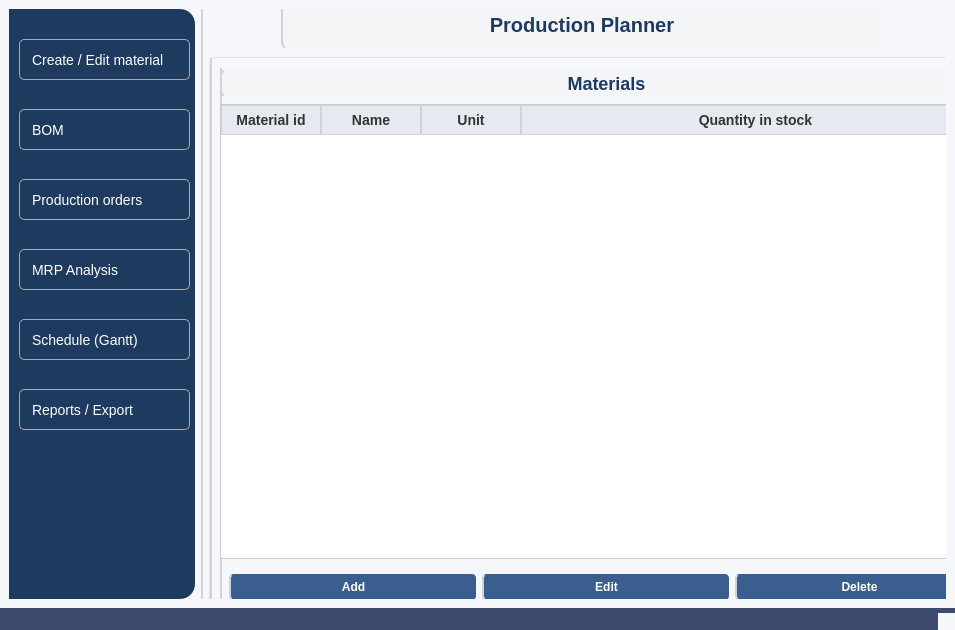
<?xml version="1.0" encoding="UTF-8"?>
<ui version="4.0">
    <class>MainWindow</class>
    <widget class="QMainWindow" name="MainWindow">
        <property name="geometry">
            <rect>
                <x>0</x>
                <y>0</y>
                <width>955</width>
                <height>630</height>
            </rect>
        </property>
        <property name="windowTitle">
            <string>MainWindow</string>
        </property>
        <property name="styleSheet">
            <string notr="true">background-color: #F6F7FB;</string>
        </property>
        <widget class="QWidget" name="centralwidget">
            <layout class="QHBoxLayout" name="horizontalLayout" stretch="1,4">
                <item>
                    <layout class="QHBoxLayout" name="sidebar">
                        <item>
                            <widget class="QWidget" name="sidebarWidget" native="true">
                                <property name="minimumSize">
                                    <size>
                                        <width>180</width>
                                        <height>0</height>
                                    </size>
                                </property>
                                <property name="maximumSize">
                                    <size>
                                        <width>200</width>
                                        <height>16777215</height>
                                    </size>
                                </property>
                                <property name="styleSheet">
                                    <string notr="true">QWidget#sidebarWidget {
                                        background-color: #1E3A5F;
                                        border-top-right-radius: 15px;
                                        border-bottom-right-radius: 15px;
                                        }

                                        QWidget#sidebarWidget QPushButton {
                                        color: white;
                                        background-color: transparent;
                                        border: 1px solid #AAAAAA;
                                        border-radius: 5px;
                                        text-align: left;
                                        padding: 8px 12px;
                                        font-size: 14px;
                                        }

                                        QWidget#sidebarWidget QPushButton:hover {
                                        background-color: #3A6EA5;
                                        border-color: #888888;
                                        }

                                        QWidget#sidebarWidget QPushButton:pressed,
                                        QWidget#sidebarWidget QPushButton:checked {
                                        background-color: #2E5C9A;
                                        border-color: #666666;
                                        }</string>
                                </property>
                                <widget class="QPushButton" name="btn_material_mannager">
                                    <property name="geometry">
                                        <rect>
                                            <x>10</x>
                                            <y>30</y>
                                            <width>171</width>
                                            <height>41</height>
                                        </rect>
                                    </property>
                                    <property name="text">
                                        <string>Create / Edit material</string>
                                    </property>
                                </widget>
                                <widget class="QPushButton" name="btn_bom">
                                    <property name="geometry">
                                        <rect>
                                            <x>10</x>
                                            <y>100</y>
                                            <width>171</width>
                                            <height>41</height>
                                        </rect>
                                    </property>
                                    <property name="text">
                                        <string>BOM</string>
                                    </property>
                                    <property name="checkable">
                                        <bool>true</bool>
                                    </property>
                                </widget>
                                <widget class="QPushButton" name="btn_production_orders">
                                    <property name="geometry">
                                        <rect>
                                            <x>10</x>
                                            <y>170</y>
                                            <width>171</width>
                                            <height>41</height>
                                        </rect>
                                    </property>
                                    <property name="styleSheet">
                                        <string notr="true" />
                                    </property>
                                    <property name="text">
                                        <string>Production orders</string>
                                    </property>
                                    <property name="checkable">
                                        <bool>true</bool>
                                    </property>
                                </widget>
                                <widget class="QPushButton" name="btn_mrp_analysis">
                                    <property name="geometry">
                                        <rect>
                                            <x>10</x>
                                            <y>240</y>
                                            <width>171</width>
                                            <height>41</height>
                                        </rect>
                                    </property>
                                    <property name="text">
                                        <string>MRP Analysis</string>
                                    </property>
                                    <property name="checkable">
                                        <bool>true</bool>
                                    </property>
                                </widget>
                                <widget class="QPushButton" name="btn_schedule_gantt">
                                    <property name="geometry">
                                        <rect>
                                            <x>10</x>
                                            <y>310</y>
                                            <width>171</width>
                                            <height>41</height>
                                        </rect>
                                    </property>
                                    <property name="text">
                                        <string>Schedule (Gantt)</string>
                                    </property>
                                    <property name="checkable">
                                        <bool>true</bool>
                                    </property>
                                </widget>
                                <widget class="QPushButton" name="btn_reports_export">
                                    <property name="geometry">
                                        <rect>
                                            <x>10</x>
                                            <y>380</y>
                                            <width>171</width>
                                            <height>41</height>
                                        </rect>
                                    </property>
                                    <property name="text">
                                        <string>Reports / Export</string>
                                    </property>
                                    <property name="checkable">
                                        <bool>true</bool>
                                    </property>
                                </widget>
                            </widget>
                        </item>
                    </layout>
                </item>
                <item>
                    <layout class="QHBoxLayout" name="mainArea">
                        <item>
                            <widget class="QWidget" name="mainAreaWidget" native="true">
                                <property name="styleSheet">
                                    <string notr="true">background-color: #F6F7FB;
                                        border-left: 2px solid #D0D3DA;</string>
                                </property>
                                <widget class="QStackedWidget" name="stackedWidget">
                                    <property name="geometry">
                                        <rect>
                                            <x>0</x>
                                            <y>40</y>
                                            <width>761</width>
                                            <height>571</height>
                                        </rect>
                                    </property>
                                    <property name="sizePolicy">
                                        <sizepolicy hsizetype="Expanding" vsizetype="Expanding">
                                            <horstretch>0</horstretch>
                                            <verstretch>0</verstretch>
                                        </sizepolicy>
                                    </property>
                                    <property name="styleSheet">
                                        <string notr="true">QStackedWidget {
                                            background-color: white;
                                            border: 1px solid #E0E3EB;
                                            border-radius: 6px;
                                            margin: 8px;
                                            }</string>
                                    </property>
                                    <property name="currentIndex">
                                        <number>1</number>
                                    </property>
                                    <widget class="QWidget" name="pageDashboard">
                                        <property name="styleSheet">
                                            <string notr="true" />
                                        </property>
                                    </widget>
                                    <widget class="QWidget" name="pageMaterial">
                                        <widget class="QWidget" name="verticalLayoutWidget">
                                            <property name="geometry">
                                                <rect>
                                                    <x>10</x>
                                                    <y>10</y>
                                                    <width>771</width>
                                                    <height>541</height>
                                                </rect>
                                            </property>
                                            <layout class="QVBoxLayout" name="verticalLayout"
                                                stretch="0,1,0">
                                                <item>
                                                    <widget class="QLabel" name="label">
                                                        <property name="sizePolicy">
                                                            <sizepolicy hsizetype="Expanding"
                                                                vsizetype="Fixed">
                                                                <horstretch>0</horstretch>
                                                                <verstretch>0</verstretch>
                                                            </sizepolicy>
                                                        </property>
                                                        <property name="minimumSize">
                                                            <size>
                                                                <width>659</width>
                                                                <height>30</height>
                                                            </size>
                                                        </property>
                                                        <property name="styleSheet">
                                                            <string notr="true">font-size: 18px;
                                                                font-weight: bold;
                                                                color: #1E3A5F;
                                                                background-color: #F4F5F7;
                                                                border-radius: 8px;</string>
                                                        </property>
                                                        <property name="text">
                                                            <string>Materials</string>
                                                        </property>
                                                        <property name="alignment">
                                                            <set>Qt::AlignmentFlag::AlignCenter</set>
                                                        </property>
                                                    </widget>
                                                </item>
                                                <item>
                                                    <widget class="QTableWidget"
                                                        name="tableMaterial">
                                                        <property name="styleSheet">
                                                            <string notr="true">QTableWidget {
                                                                background-color: #ffffff;
                                                                alternate-background-color: #f2f5fa;
                                                                gridline-color: #d0d4da;
                                                                font-size: 13px;
                                                                border: 1px solid #ccc;
                                                                }

                                                                QHeaderView::section {
                                                                background-color: #e6e9ef;
                                                                font-weight: bold;
                                                                font-size: 14px;
                                                                color: #333333;
                                                                padding: 4px;
                                                                border: 1px solid #d0d4da;
                                                                }</string>
                                                        </property>
                                                        <property name="editTriggers">
                                                            <set>QAbstractItemView::NoEditTriggers</set>
                                                        </property>
                                                        <property name="alternatingRowColors">
                                                            <bool>true</bool>
                                                        </property>
                                                        <property name="selectionBehavior">
                                                            <enum>QAbstractItemView::SelectRows</enum>
                                                        </property>
                                                        <property name="columnCount">
                                                            <number>4</number>
                                                        </property>
                                                        <attribute
                                                            name="horizontalHeaderStretchLastSection">
                                                            <bool>true</bool>
                                                        </attribute>
                                                        <column>
                                                            <property name="text">
                                                                <string>Material id</string>
                                                            </property>
                                                        </column>
                                                        <column>
                                                            <property name="text">
                                                                <string>Name</string>
                                                            </property>
                                                        </column>
                                                        <column>
                                                            <property name="text">
                                                                <string>Unit</string>
                                                            </property>
                                                        </column>
                                                        <column>
                                                            <property name="text">
                                                                <string>Quantity in stock</string>
                                                            </property>
                                                        </column>
                                                    </widget>
                                                </item>
                                                <item>
                                                    <widget class="QWidget"
                                                        name="horizontalLayout_4" native="true">
                                                        <property name="sizePolicy">
                                                            <sizepolicy hsizetype="Expanding"
                                                                vsizetype="Minimum">
                                                                <horstretch>0</horstretch>
                                                                <verstretch>0</verstretch>
                                                            </sizepolicy>
                                                        </property>
                                                        <property name="minimumSize">
                                                            <size>
                                                                <width>0</width>
                                                                <height>0</height>
                                                            </size>
                                                        </property>
                                                        <property name="styleSheet">
                                                            <string notr="true">QPushButton {
                                                                background-color: #3A5F8F;
                                                                color: #FFFFFF;
                                                                font-weight: bold;
                                                                border-radius: 4px;
                                                                padding: 6px 10px;
                                                                }

                                                                QPushButton:hover {
                                                                background-color: #2E4B70;
                                                                }

                                                                QPushButton:pressed {
                                                                background-color: #1F344D;
                                                                }

                                                                QPushButton:pressed {
                                                                background-color: #2a5d8f;
                                                                }</string>
                                                        </property>
                                                        <layout class="QHBoxLayout"
                                                            name="horizontalLayout_3">
                                                            <item>
                                                                <widget class="QPushButton"
                                                                    name="btn_addMaterial">
                                                                    <property name="text">
                                                                        <string>Add</string>
                                                                    </property>
                                                                    <property name="flat">
                                                                        <bool>true</bool>
                                                                    </property>
                                                                </widget>
                                                            </item>
                                                            <item>
                                                                <widget class="QPushButton"
                                                                    name="btn_editMaterial">
                                                                    <property name="text">
                                                                        <string>Edit</string>
                                                                    </property>
                                                                    <property name="flat">
                                                                        <bool>true</bool>
                                                                    </property>
                                                                </widget>
                                                            </item>
                                                            <item>
                                                                <widget class="QPushButton"
                                                                    name="btn_deleteMaterial">
                                                                    <property name="text">
                                                                        <string>Delete</string>
                                                                    </property>
                                                                    <property name="flat">
                                                                        <bool>true</bool>
                                                                    </property>
                                                                </widget>
                                                            </item>
                                                        </layout>
                                                    </widget>
                                                </item>
                                            </layout>
                                        </widget>
                                    </widget>
                                    <widget class="QWidget" name="pageBOM" />
                                    <widget class="QWidget" name="pageOrders" />
                                    <widget class="QWidget" name="pageMRP" />
                                    <widget class="QWidget" name="pageSchedule" />
                                    <widget class="QWidget" name="pageExport" />
                                </widget>
                                <widget class="QLabel" name="mainTitle">
                                    <property name="geometry">
                                        <rect>
                                            <x>80</x>
                                            <y>-10</y>
                                            <width>600</width>
                                            <height>51</height>
                                        </rect>
                                    </property>
                                    <property name="sizePolicy">
                                        <sizepolicy hsizetype="Maximum" vsizetype="Fixed">
                                            <horstretch>0</horstretch>
                                            <verstretch>0</verstretch>
                                        </sizepolicy>
                                    </property>
                                    <property name="minimumSize">
                                        <size>
                                            <width>600</width>
                                            <height>20</height>
                                        </size>
                                    </property>
                                    <property name="styleSheet">
                                        <string notr="true">font-size: 20px;
                                            font-weight: bold;
                                            color: #1E3A5F;
                                            padding: 8px 12px;
                                            background-color: #F4F5F7;
                                            border-radius: 8px;</string>
                                    </property>
                                    <property name="text">
                                        <string>Production Planner</string>
                                    </property>
                                    <property name="alignment">
                                        <set>Qt::AlignmentFlag::AlignCenter</set>
                                    </property>
                                </widget>
                            </widget>
                        </item>
                    </layout>
                </item>
            </layout>
        </widget>
        <widget class="QStatusBar" name="statusbar">
            <property name="layoutDirection">
                <enum>Qt::LayoutDirection::LeftToRight</enum>
            </property>
            <property name="styleSheet">
                <string notr="true">QStatusBar {
                    background-color: #3C4B6E;
                    font-size: 12px;
                    font-weight: bold;
                    padding: 5px 10px;
                    }

                    QStatusBar[status='success'] { color: #7DFF7A; }
                    QStatusBar[status='error'] { color: red; }
                    QStatusBar[status='info'] { color: #00BFFF; }</string>
            </property>
        </widget>
    </widget>
    <resources />
    <connections />
</ui>
